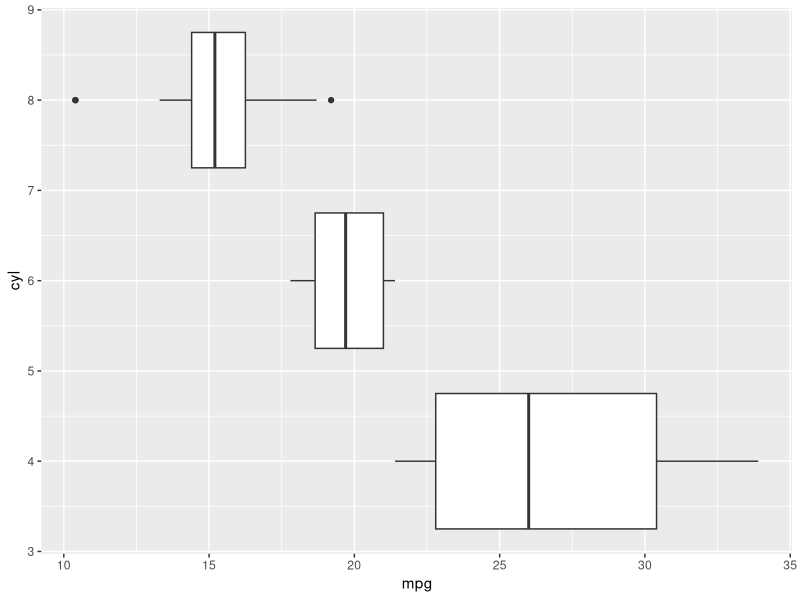

Recreate this plot in R.
library(tidyverse)

mtcars %>% 
  group_by(cyl) %>%
  summarise(hp = mean(hp), mpg = mean(mpg))

ggplot(mtcars) +
  aes(group = cyl, x = mpg, y = cyl) +
  geom_boxplot()
